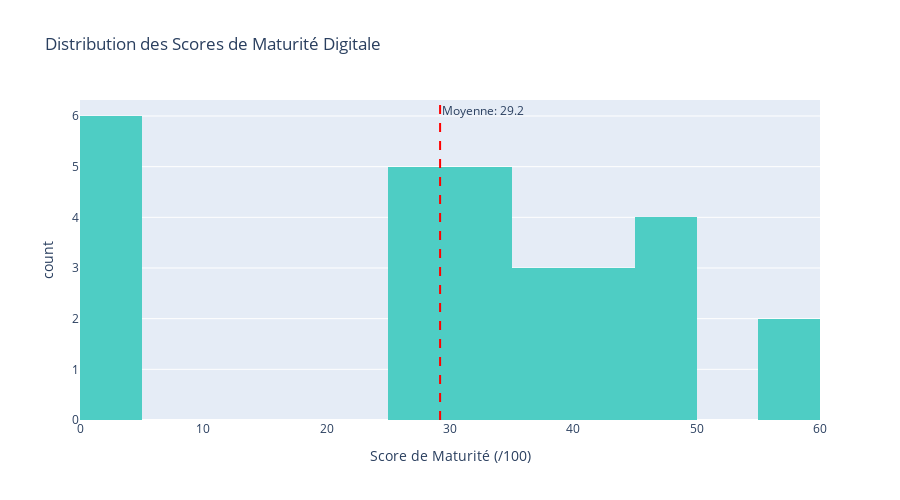

Notebook code for this chart:
### Markdown cell above
## 3. Visualisations

### Code cell
# Distribution des scores
fig = px.histogram(df, x='maturity_score', 
                   nbins=20,
                   title='Distribution des Scores de Maturité Digitale',
                   labels={'maturity_score': 'Score de Maturité (/100)', 'count': 'Nombre de cliniques'},
                   color_discrete_sequence=['#4ECDC4'])

fig.add_vline(x=df['maturity_score'].mean(), 
              line_dash="dash", 
              line_color="red",
              annotation_text=f"Moyenne: {df['maturity_score'].mean():.1f}")

fig.update_layout(height=500, showlegend=False)
fig.show()

### Figure 1 — Plotly figure (JSON) as saved in the notebook; plotly's stock layout.template omitted (floating-point values rounded to 4 significant figures)
{"data": [{"alignmentgroup": "True", "bingroup": "x", "hovertemplate": "Score de Maturité (/100)=%{x}<br>count=%{y}<extra></extra>", "legendgroup": "", "marker": {"color": "#4ECDC4", "pattern": {"shape": ""}}, "name": "", "nbinsx": 20, "offsetgroup": "", "orientation": "v", "showlegend": false, "type": "histogram", "x": [55, 37.5, 25, 47.5, 0, 55, 42.5, 40, 37.5, 47.5, 25, 0, 35, 25, 40, 25, 0, 0, 25, 32.5, 32.5, 32.5, 0, 32.5, 32.5, 47.5, 0, 45], "xaxis": "x", "yaxis": "y"}], "layout": {"annotations": [{"showarrow": false, "text": "Moyenne: 29.2", "x": 29.2, "xanchor": "left", "xref": "x", "y": 1, "yanchor": "top", "yref": "y domain"}], "barmode": "relative", "height": 500, "legend": {"tracegroupgap": 0}, "shapes": [{"line": {"color": "red", "dash": "dash"}, "type": "line", "x0": 29.2, "x1": 29.2, "xref": "x", "y0": 0, "y1": 1, "yref": "y domain"}], "showlegend": false, "title": {"text": "Distribution des Scores de Maturité Digitale"}, "xaxis": {"anchor": "y", "domain": [0, 1], "title": {"text": "Score de Maturité (/100)"}}, "yaxis": {"anchor": "x", "domain": [0, 1], "title": {"text": "count"}}}}
